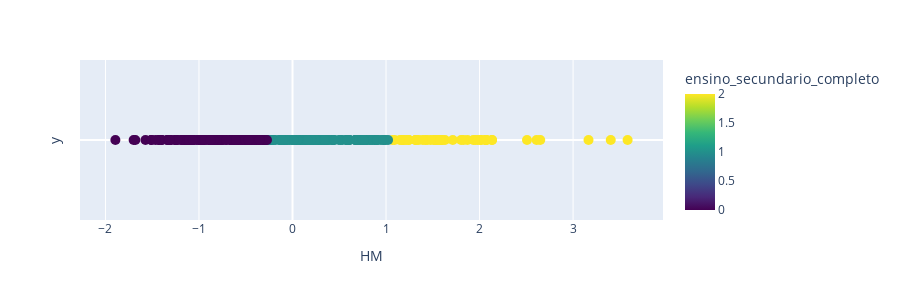

Notebook cell for this chart:
### Code cell
clustered_df = aplicar_kmeans(only_municipalities_df,3,nome_cluster='ensino_secundario_completo')
save_clustered_df_to_csv(clustered_df,"csv_files/", "1_Proporção da população residente com pelo menos o ensino secundário completo.csv")

### Figure 1 — Plotly figure (JSON) as saved in the notebook; plotly's stock layout.template omitted (floating-point values rounded to 4 significant figures; data arrays with more than 128 entries replaced by an {"elided": "..."} marker saying what was removed)
{"data": [{"customdata": {"elided": "306x3 mixed values"}, "hovertemplate": "valor=%{x}<br>y=%{y}<br>local=%{customdata[0]}<br>codigo=%{customdata[1]}<br>HM=%{customdata[2]}<br>ensino_secundario_completo=%{marker.color}<extra></extra>", "legendgroup": "", "marker": {"color": {"elided": "306 int values"}, "coloraxis": "coloraxis", "size": 10, "symbol": "circle"}, "mode": "markers", "name": "", "orientation": "v", "showlegend": false, "type": "scatter", "x": {"elided": "306 float values"}, "xaxis": "x", "y": {"elided": "306 int values"}, "yaxis": "y"}], "layout": {"coloraxis": {"colorbar": {"title": {"text": "ensino_secundario_completo"}}, "colorscale": [[0, "#440154"], [0.1111, "#482878"], [0.2222, "#3e4989"], [0.3333, "#31688e"], [0.4444, "#26828e"], [0.5556, "#1f9e89"], [0.6667, "#35b779"], [0.7778, "#6ece58"], [0.8889, "#b5de2b"], [1, "#fde725"]]}, "height": 300, "legend": {"tracegroupgap": 0}, "margin": {"t": 60}, "xaxis": {"anchor": "y", "domain": [0, 1], "title": {"text": "HM"}}, "yaxis": {"anchor": "x", "domain": [0, 1], "showgrid": false, "showticklabels": false, "title": {"text": "y"}}}}
